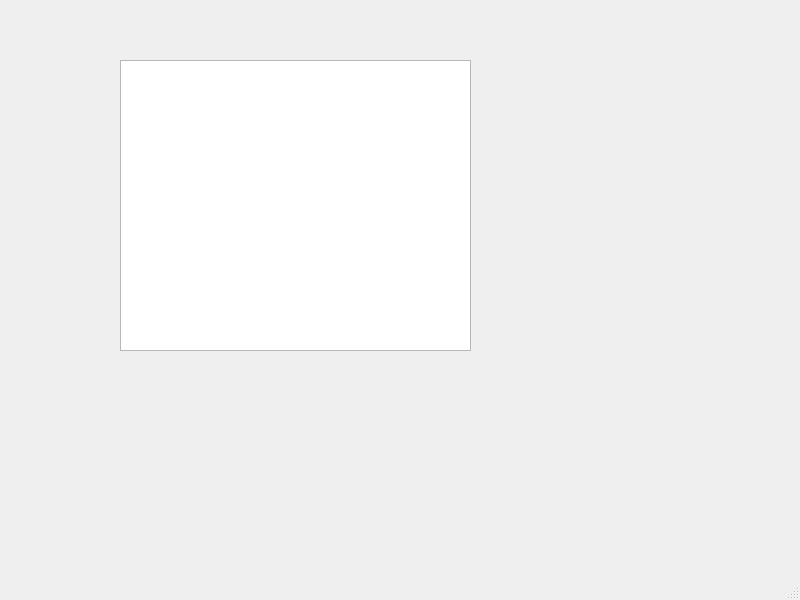
<?xml version="1.0" encoding="UTF-8"?>
<ui version="4.0">
 <class>MainWindow</class>
 <widget class="QMainWindow" name="MainWindow">
  <property name="geometry">
   <rect>
    <x>0</x>
    <y>0</y>
    <width>800</width>
    <height>600</height>
   </rect>
  </property>
  <property name="windowTitle">
   <string>MainWindow</string>
  </property>
  <widget class="QWidget" name="centralwidget">
   <widget class="QTableWidget" name="tableWidget">
    <property name="geometry">
     <rect>
      <x>120</x>
      <y>60</y>
      <width>351</width>
      <height>291</height>
     </rect>
    </property>
   </widget>
  </widget>
  <widget class="QMenuBar" name="menubar">
   <property name="geometry">
    <rect>
     <x>0</x>
     <y>0</y>
     <width>800</width>
     <height>26</height>
    </rect>
   </property>
  </widget>
  <widget class="QStatusBar" name="statusbar"/>
 </widget>
 <resources/>
 <connections/>
</ui>
